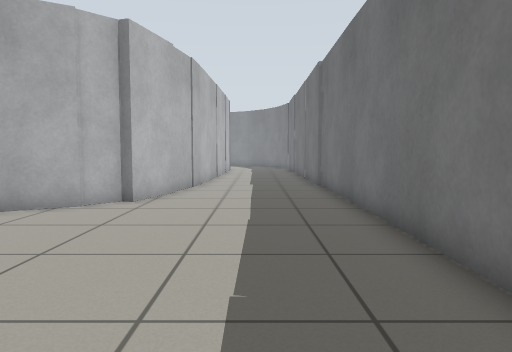
view 1 (above)

14 first-person views from a walk through a world built for the Gazebo simulator. The camera is 0.72 m above the floor, tilts 4° down and sees 70° across. The floor is counted in squares, 0.5 m on a side. Each view is taken from the middle of a square. On the plan, view 1 faces up. The plan holds only what a view shows up to about 16 squares ahead; the rest is blank. The place goes on beyond the plan. The robots in the file are not drawn.

view 2
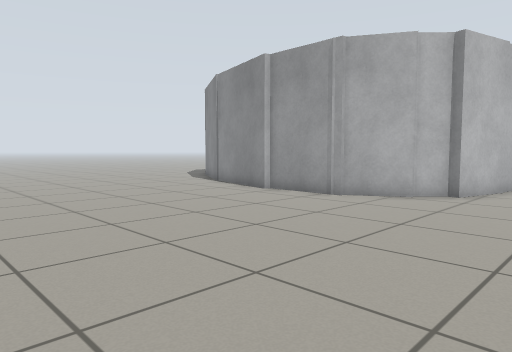

view 3
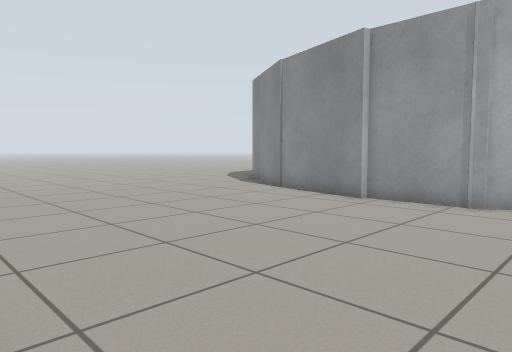

view 4
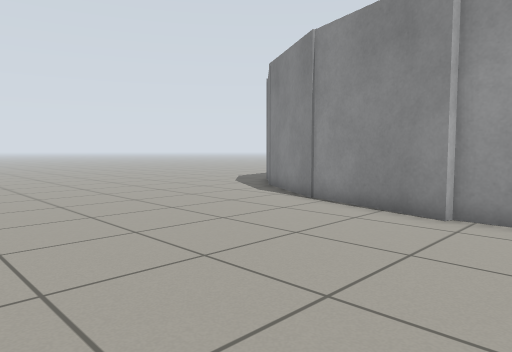

view 5
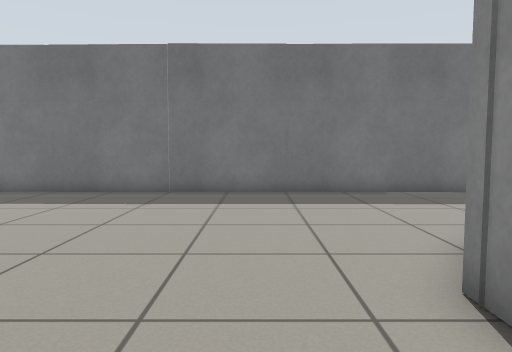

view 6
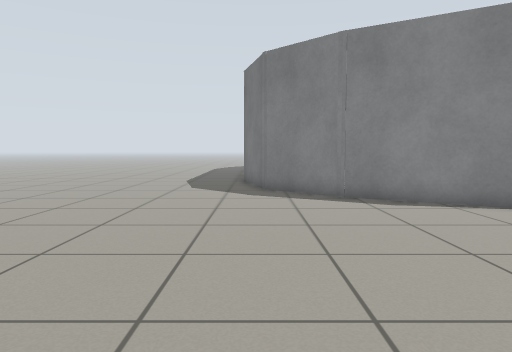

view 7
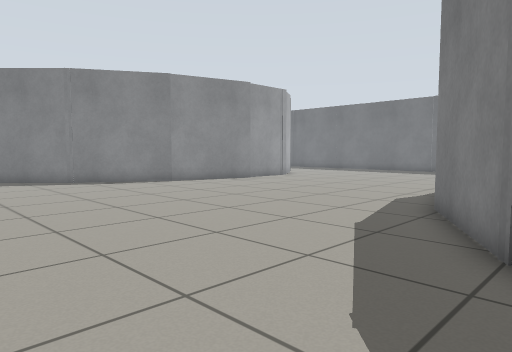

view 8
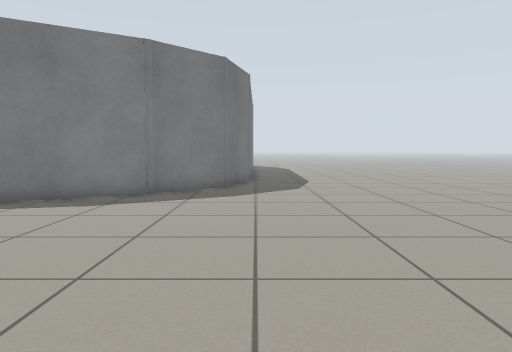

view 9
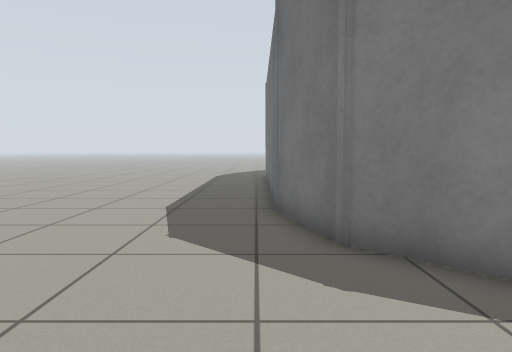

view 10
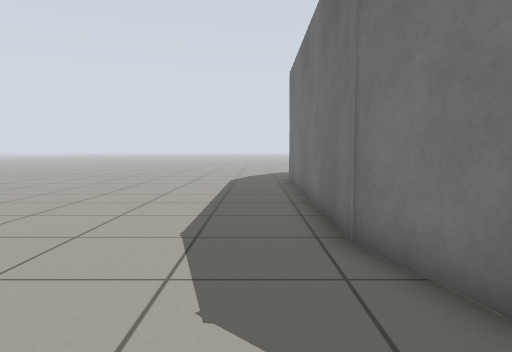

view 11
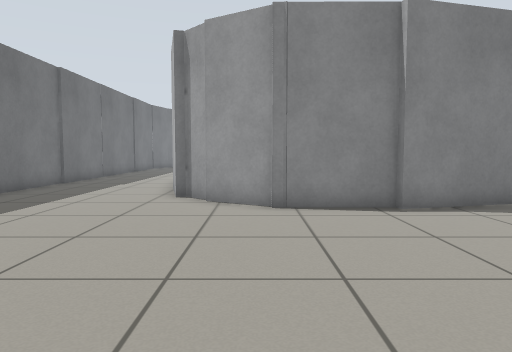

view 12
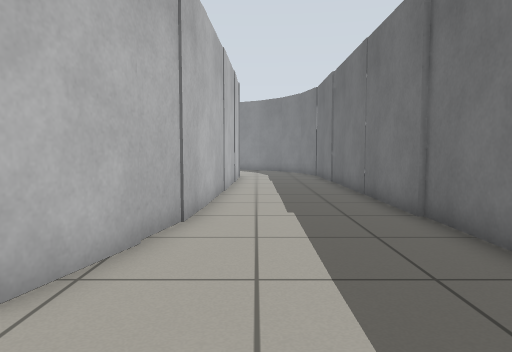

view 13
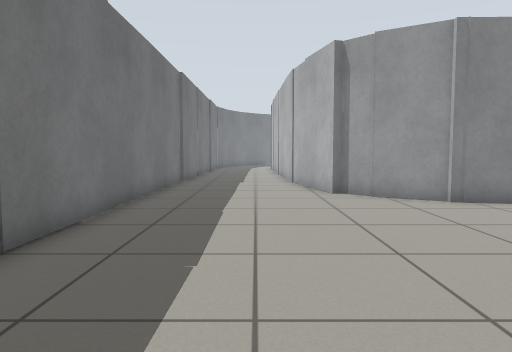

view 14
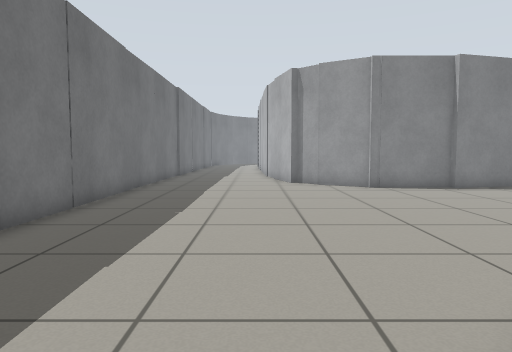

### Floor plan
Points are (right, up) in squares from view 1. A wall is a line through its corners. A room is listed if a view was taken in it or the views show most of it. See-through windows are left out.
Room 1 (views 1, 2, 3, 4, 5, 6, 7, 8, 9, 10, 11, 12, 13, 14)
walls: (-9.4, 7.9) (-13.6, 9.1); (-13.6, 9) (-17.6, 11.3); (-6.2, 8.2) (-9.5, 8.2); (-4.4, 9.4) (-6.3, 8.3); (-17.2, 11) (-19.7, 13.5) (-20.6, 16.8); (-9.5, -2.1) (-6.3, -2.1); (-3.7, 10.3) (-4.6, 9.4); (-12.9, -2.7) (-9.5, -1.8); (-6.8, -2) (-4.6, -3.3); (-4.7, -3.4) (-3.9, -4.2) (-3.6, -4.1) (-2.5, -8.2); (-2.3, 14.4) (-3.4, 10.1); (-17.7, -5.1) (-13.7, -2.8); (-20.5, 16.5) (-20.5, 25.6); (2.5, 14.8) (2.6, 23.1); (-2, 20.9) (-2.4, 14.3); (-20.3, -9.1) (-19.8, -7.3) (-17.4, -4.8); (-1.9, 21.6) (-2, 21); (2.4, -8.9) (2.7, 14.9)

Positions as (right, up) in squares from view 1, and headings:
1: (0, 0), facing up
2: (0, -2), facing up-left
3: (-4, -2), facing up-left
4: (-7, 0), facing up-left
5: (-10, 0), facing right
6: (-20, 0), facing up
7: (-23, -6), facing up-right
8: (-21, 7), facing down
9: (-21, 8), facing up
10: (-22, 11), facing up
11: (-6, 7), facing down
12: (-1, 7), facing up
13: (-1, 8), facing down
14: (-2, 12), facing down
